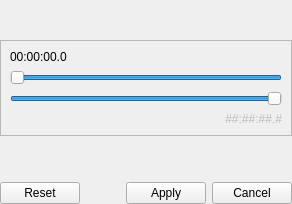
       <widget class="QWidget" name="page_10">
        <layout class="QGridLayout" name="gridLayout_14">
         <property name="leftMargin">
          <number>0</number>
         </property>
         <property name="topMargin">
          <number>0</number>
         </property>
         <property name="rightMargin">
          <number>0</number>
         </property>
         <property name="bottomMargin">
          <number>0</number>
         </property>
         <item row="0" column="0">
          <spacer name="verticalSpacer_3">
           <property name="orientation">
            <enum>Qt::Vertical</enum>
           </property>
           <property name="sizeHint" stdset="0">
            <size>
             <width>20</width>
             <height>40</height>
            </size>
           </property>
          </spacer>
         </item>
         <item row="1" column="0">
          <widget class="QFrame" name="frame_4">
           <property name="sizePolicy">
            <sizepolicy hsizetype="Preferred" vsizetype="Preferred">
             <horstretch>0</horstretch>
             <verstretch>0</verstretch>
            </sizepolicy>
           </property>
           <property name="frameShape">
            <enum>QFrame::StyledPanel</enum>
           </property>
           <property name="frameShadow">
            <enum>QFrame::Raised</enum>
           </property>
           <layout class="QVBoxLayout" name="verticalLayout_17">
            <item>
             <widget class="QLabel" name="label_13">
              <property name="sizePolicy">
               <sizepolicy hsizetype="Preferred" vsizetype="Maximum">
                <horstretch>0</horstretch>
                <verstretch>0</verstretch>
               </sizepolicy>
              </property>
              <property name="text">
               <string>00:00:00.0</string>
              </property>
             </widget>
            </item>
            <item>
             <widget class="QSlider" name="horizontalSlider_3">
              <property name="maximum">
               <number>100</number>
              </property>
              <property name="sliderPosition">
               <number>100</number>
              </property>
              <property name="orientation">
               <enum>Qt::Horizontal</enum>
              </property>
              <property name="invertedAppearance">
               <bool>true</bool>
              </property>
              <property name="invertedControls">
               <bool>false</bool>
              </property>
             </widget>
            </item>
            <item>
             <widget class="QSlider" name="horizontalSlider_2">
              <property name="maximum">
               <number>100</number>
              </property>
              <property name="value">
               <number>100</number>
              </property>
              <property name="sliderPosition">
               <number>100</number>
              </property>
              <property name="orientation">
               <enum>Qt::Horizontal</enum>
              </property>
              <property name="invertedAppearance">
               <bool>false</bool>
              </property>
              <property name="invertedControls">
               <bool>false</bool>
              </property>
             </widget>
            </item>
            <item>
             <widget class="QLabel" name="label_14">
              <property name="enabled">
               <bool>false</bool>
              </property>
              <property name="sizePolicy">
               <sizepolicy hsizetype="Preferred" vsizetype="Maximum">
                <horstretch>0</horstretch>
                <verstretch>0</verstretch>
               </sizepolicy>
              </property>
              <property name="text">
               <string>##:##:##.#</string>
              </property>
              <property name="alignment">
               <set>Qt::AlignRight|Qt::AlignTrailing|Qt::AlignVCenter</set>
              </property>
             </widget>
            </item>
           </layout>
          </widget>
         </item>
         <item row="3" column="0">
          <layout class="QHBoxLayout" name="horizontalLayout_16">
           <item>
            <widget class="QPushButton" name="pushButton_9">
             <property name="text">
              <string>Reset</string>
             </property>
            </widget>
           </item>
           <item>
            <spacer name="horizontalSpacer_8">
             <property name="orientation">
              <enum>Qt::Horizontal</enum>
             </property>
             <property name="sizeHint" stdset="0">
              <size>
               <width>40</width>
               <height>20</height>
              </size>
             </property>
            </spacer>
           </item>
           <item>
            <widget class="QPushButton" name="pushButton_3">
             <property name="text">
              <string>Apply</string>
             </property>
            </widget>
           </item>
           <item>
            <widget class="QPushButton" name="pushButton_4">
             <property name="text">
              <string>Cancel</string>
             </property>
            </widget>
           </item>
          </layout>
         </item>
         <item row="2" column="0">
          <spacer name="verticalSpacer_4">
           <property name="orientation">
            <enum>Qt::Vertical</enum>
           </property>
           <property name="sizeHint" stdset="0">
            <size>
             <width>20</width>
             <height>40</height>
            </size>
           </property>
          </spacer>
         </item>
        </layout>
       </widget>
